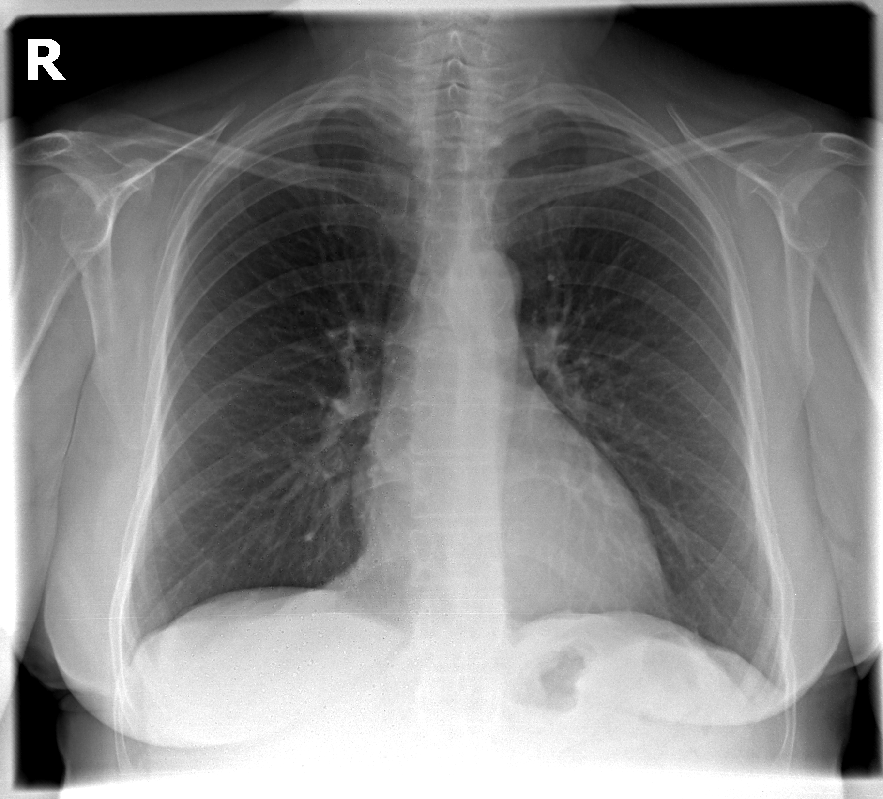
#> input picture testing/this.png, 883 x 799 px, shrunk from 1824 x 1652 before the run
$ python pruebaim.py
#> lines starting #> are read from the running program, lines starting #| are printed output that depends on the picture
from PIL import Image
import matplotlib.pyplot as plt
import os
import numpy as np

# Open the two images
img_png = Image.open("this.png").convert("RGB")
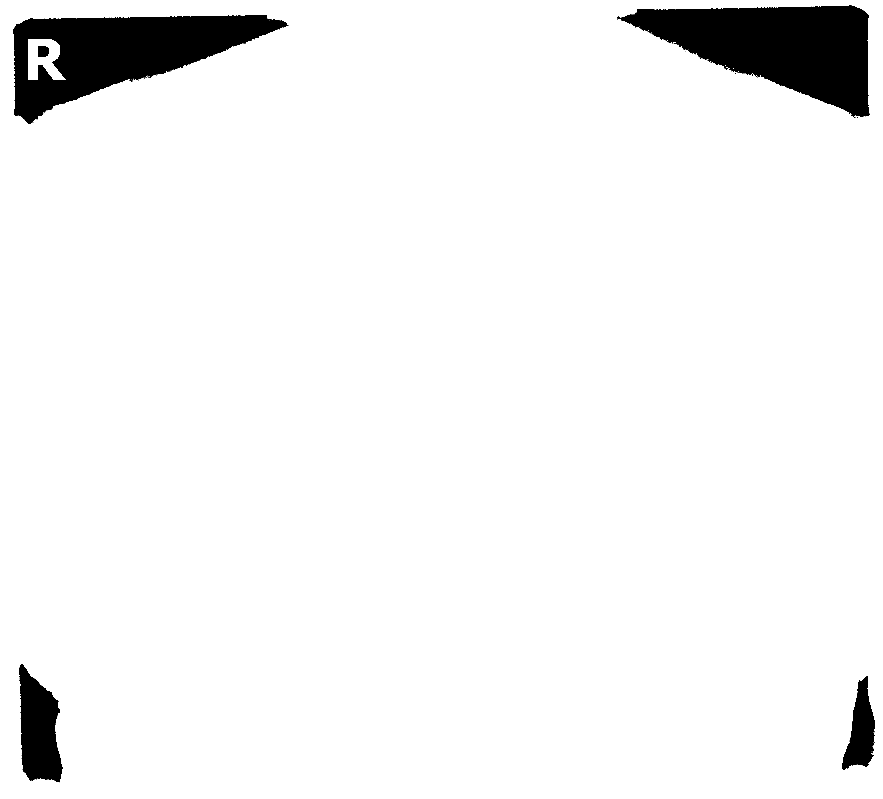
#> img_png: PIL image 883x799 RGB; min 0, max 255, mean 242.1
img_jpg = Image.open("mimi.jpg").convert("RGB")
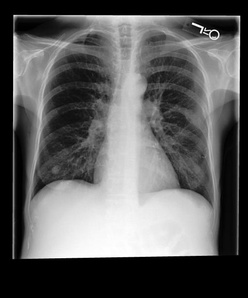
#> input picture testing/mimi.jpg, 248 x 298 px, shrunk from 512 x 615 before the run


# Convert to numpy arrays
arr_png = np.array(img_png)
arr_jpg = np.array(img_jpg)

# Print sizes
print("PNG image size (width, height):", img_png.size)
#| PNG image size (width, height): (883, 799)
print("PNG image shape (height, width, channels):", arr_png.shape)
#| PNG image shape (height, width, channels): (799, 883, 3)

print("\nJPG image size (width, height):", img_jpg.size)
#| JPG image size (width, height): (248, 298)
print("JPG image shape (height, width, channels):", arr_jpg.shape)
#| JPG image shape (height, width, channels): (298, 248, 3)

# Print full matrices (be careful: large images produce lots of output!)
print("\nPNG image matrix:\n", arr_png)
#> (printed output is left out)
print("\nJPG image matrix:\n", arr_jpg)
#> (printed output is left out)

# Display the two images side by side
plt.figure(figsize=(10, 5))

plt.subplot(1, 2, 1)
plt.imshow(img_png)
plt.title("PNG Image")
plt.axis("off")

plt.subplot(1, 2, 2)
plt.imshow(img_jpg)
plt.title("JPG Image")
plt.axis("off")

plt.tight_layout()
plt.show()
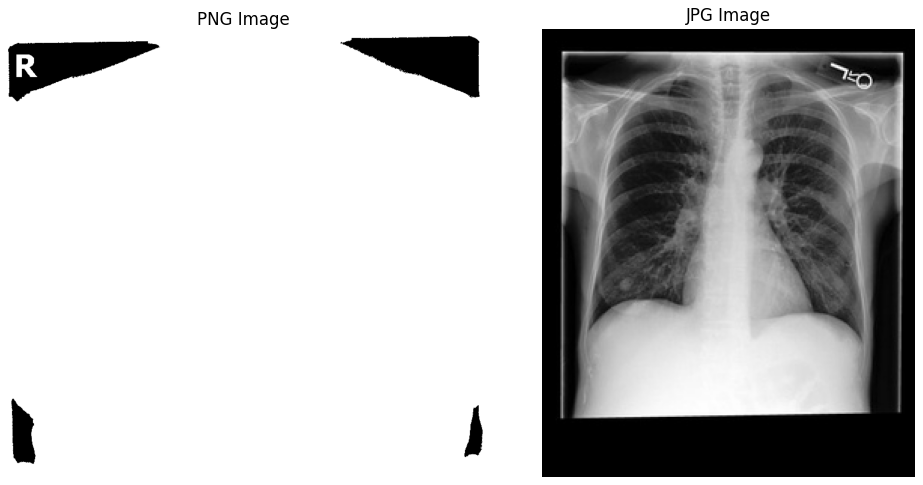
#> figure drawn by matplotlib, 2 panels

# Create an output directory if it doesn’t exist
os.makedirs("output_images", exist_ok=True)

# Save both images (you can change the format if you want)
img_png.save("output_images/image_from.png", quality=95)  # save PNG as JPG
img_jpg.save("output_images/image_from.jpg")              # save JPG as PNG

print("✅ Images saved in the folder 'output_images'")
